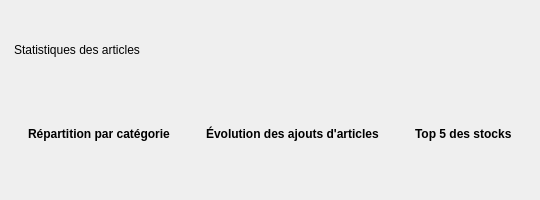
                   <widget class="QFrame" name="statsPanelArticle">
                    <property name="minimumSize">
                     <size>
                      <width>0</width>
                      <height>200</height>
                     </size>
                    </property>
                    <property name="maximumSize">
                     <size>
                      <width>16777215</width>
                      <height>200</height>
                     </size>
                    </property>
                    <layout class="QVBoxLayout" name="statsPanelLayoutArticle">
                     <property name="leftMargin">
                      <number>0</number>
                     </property>
                     <property name="topMargin">
                      <number>0</number>
                     </property>
                     <property name="rightMargin">
                      <number>0</number>
                     </property>
                     <property name="bottomMargin">
                      <number>0</number>
                     </property>
                     <property name="spacing">
                      <number>0</number>
                     </property>
                     <item>
                      <widget class="QFrame" name="statsHeaderArticle">
                       <layout class="QHBoxLayout" name="statsHeaderLayoutArticle">
                        <property name="leftMargin">
                         <number>14</number>
                        </property>
                        <property name="topMargin">
                         <number>4</number>
                        </property>
                        <property name="rightMargin">
                         <number>14</number>
                        </property>
                        <property name="bottomMargin">
                         <number>4</number>
                        </property>
                        <item>
                         <widget class="QLabel" name="lblStatsTitleArticle">
                          <property name="text">
                           <string>Statistiques des articles</string>
                          </property>
                         </widget>
                        </item>
                       </layout>
                      </widget>
                     </item>
                     <item>
                      <widget class="QWidget" name="statsBodyArticle">
                       <layout class="QHBoxLayout" name="statsBodyLayoutArticle">
                        <property name="leftMargin">
                         <number>16</number>
                        </property>
                        <property name="topMargin">
                         <number>10</number>
                        </property>
                        <property name="rightMargin">
                         <number>16</number>
                        </property>
                        <property name="bottomMargin">
                         <number>10</number>
                        </property>
                        <property name="spacing">
                         <number>12</number>
                        </property>
                        <item>
                         <widget class="QFrame" name="cardDonutArticle">
                          <layout class="QVBoxLayout" name="cardDonutLayoutArticle">
                           <property name="leftMargin">
                            <number>12</number>
                           </property>
                           <property name="topMargin">
                            <number>8</number>
                           </property>
                           <property name="rightMargin">
                            <number>12</number>
                           </property>
                           <property name="bottomMargin">
                            <number>8</number>
                           </property>
                           <property name="spacing">
                            <number>2</number>
                           </property>
                           <item>
                            <widget class="QLabel" name="lbl_cardDonutArticle">
                             <property name="text">
                              <string>Répartition par catégorie</string>
                             </property>
                             <property name="styleSheet">
                              <string notr="true">font-weight:bold;</string>
                             </property>
                            </widget>
                           </item>
                           <item>
                            <widget class="ChartWidget" name="chDonutArticle" />
                           </item>
                          </layout>
                         </widget>
                        </item>
                        <item>
                         <widget class="QFrame" name="cardLineArticle">
                          <layout class="QVBoxLayout" name="cardLineLayoutArticle">
                           <property name="leftMargin">
                            <number>12</number>
                           </property>
                           <property name="topMargin">
                            <number>8</number>
                           </property>
                           <property name="rightMargin">
                            <number>12</number>
                           </property>
                           <property name="bottomMargin">
                            <number>8</number>
                           </property>
                           <property name="spacing">
                            <number>2</number>
                           </property>
                           <item>
                            <widget class="QLabel" name="lbl_cardLineArticle">
                             <property name="text">
                              <string>Évolution des ajouts d'articles</string>
                             </property>
                             <property name="styleSheet">
                              <string notr="true">font-weight:bold;</string>
                             </property>
                            </widget>
                           </item>
                           <item>
                            <widget class="ChartWidget" name="chLineArticle" />
                           </item>
                          </layout>
                         </widget>
                        </item>
                        <item>
                         <widget class="QFrame" name="cardBarsArticle">
                          <layout class="QVBoxLayout" name="cardBarsLayoutArticle">
                           <property name="leftMargin">
                            <number>12</number>
                           </property>
                           <property name="topMargin">
                            <number>8</number>
                           </property>
                           <property name="rightMargin">
                            <number>12</number>
                           </property>
                           <property name="bottomMargin">
                            <number>8</number>
                           </property>
                           <property name="spacing">
                            <number>2</number>
                           </property>
                           <item>
                            <widget class="QLabel" name="lbl_cardBarsArticle">
                             <property name="text">
                              <string>Top 5 des stocks</string>
                             </property>
                             <property name="styleSheet">
                              <string notr="true">font-weight:bold;</string>
                             </property>
                            </widget>
                           </item>
                           <item>
                            <widget class="ChartWidget" name="chBarsArticle" />
                           </item>
                          </layout>
                         </widget>
                        </item>
                       </layout>
                      </widget>
                     </item>
                    </layout>
                   </widget>
